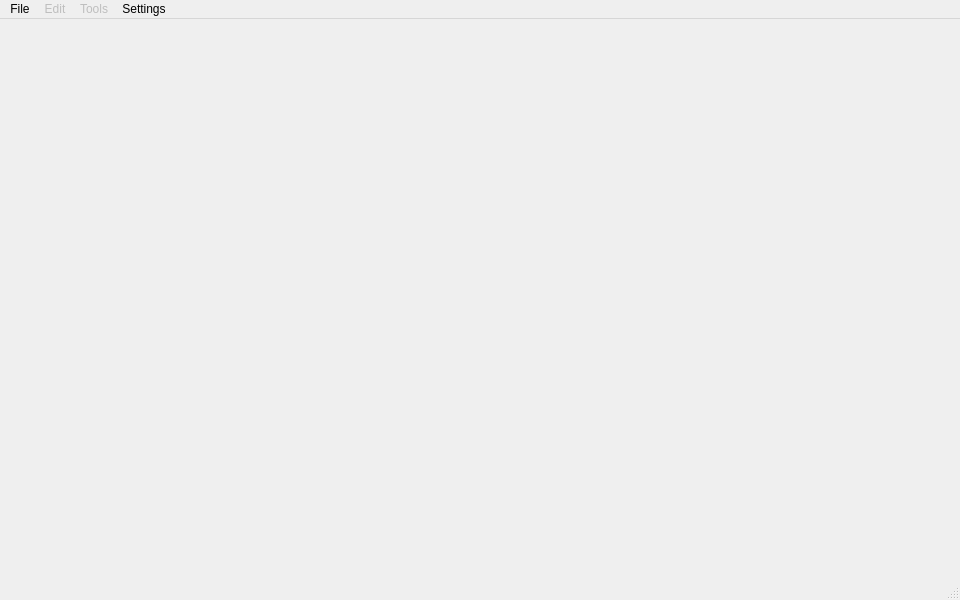
<?xml version="1.0" encoding="UTF-8"?>
<ui version="4.0">
 <class>MainWindow</class>
 <widget class="QMainWindow" name="MainWindow">
  <property name="geometry">
   <rect>
    <x>0</x>
    <y>0</y>
    <width>960</width>
    <height>600</height>
   </rect>
  </property>
  <property name="minimumSize">
   <size>
    <width>960</width>
    <height>600</height>
   </size>
  </property>
  <property name="windowTitle">
   <string>GeoViewer</string>
  </property>
  <widget class="QWidget" name="centralwidget"/>
  <widget class="QMenuBar" name="menubar">
   <property name="geometry">
    <rect>
     <x>0</x>
     <y>0</y>
     <width>960</width>
     <height>26</height>
    </rect>
   </property>
   <widget class="QMenu" name="menuFile">
    <property name="title">
     <string>File</string>
    </property>
    <addaction name="actionOpen"/>
    <addaction name="actionSave"/>
    <addaction name="actionClose"/>
    <addaction name="actionExit"/>
   </widget>
   <widget class="QMenu" name="menuTools">
    <property name="enabled">
     <bool>false</bool>
    </property>
    <property name="title">
     <string>Tools</string>
    </property>
    <addaction name="actionRotate90"/>
    <addaction name="actionGainPanel"/>
    <addaction name="actionApplyFilter"/>
    <addaction name="actionBackgroundRemoval"/>
    <addaction name="actionTrimTop"/>
   </widget>
   <widget class="QMenu" name="menuSettings">
    <property name="title">
     <string>Settings</string>
    </property>
    <addaction name="actionGpuAcceleration"/>
   </widget>
   <widget class="QMenu" name="menuEdit">
    <property name="enabled">
     <bool>false</bool>
    </property>
    <property name="title">
     <string>Edit</string>
    </property>
    <addaction name="actionUndo"/>
    <addaction name="actionRedo"/>
   </widget>
   <addaction name="menuFile"/>
   <addaction name="menuEdit"/>
   <addaction name="menuTools"/>
   <addaction name="menuSettings"/>
  </widget>
  <widget class="QStatusBar" name="statusbar"/>
  <action name="actionOpen">
   <property name="text">
    <string>Open</string>
   </property>
  </action>
  <action name="actionExit">
   <property name="text">
    <string>Exit</string>
   </property>
  </action>
  <action name="actionGrayscale">
   <property name="text">
    <string>Grayscale</string>
   </property>
  </action>
  <action name="actionRotate90">
   <property name="text">
    <string>Rotate 90</string>
   </property>
  </action>
  <action name="actionGainPanel">
   <property name="checkable">
    <bool>true</bool>
   </property>
   <property name="checked">
    <bool>false</bool>
   </property>
   <property name="text">
    <string>Gain panel</string>
   </property>
  </action>
  <action name="actionSave">
   <property name="enabled">
    <bool>false</bool>
   </property>
   <property name="text">
    <string>Save</string>
   </property>
  </action>
  <action name="actionApplyFilter">
   <property name="text">
    <string>Apply filter</string>
   </property>
  </action>
  <action name="actionGpuAcceleration">
   <property name="checkable">
    <bool>true</bool>
   </property>
   <property name="text">
    <string>GPU Acceleration</string>
   </property>
  </action>
  <action name="actionBackgroundRemoval">
   <property name="text">
    <string>Background removal</string>
   </property>
  </action>
  <action name="actionTrimTop">
   <property name="text">
    <string>Trim top</string>
   </property>
  </action>
  <action name="actionUndo">
   <property name="text">
    <string>Undo</string>
   </property>
  </action>
  <action name="actionRedo">
   <property name="text">
    <string>Redo</string>
   </property>
  </action>
  <action name="actionUndo_2">
   <property name="text">
    <string>Undo</string>
   </property>
  </action>
  <action name="actionRedo_2">
   <property name="text">
    <string>Redo</string>
   </property>
  </action>
  <action name="actionClose">
   <property name="enabled">
    <bool>false</bool>
   </property>
   <property name="text">
    <string>Close</string>
   </property>
  </action>
 </widget>
 <resources/>
 <connections/>
</ui>
